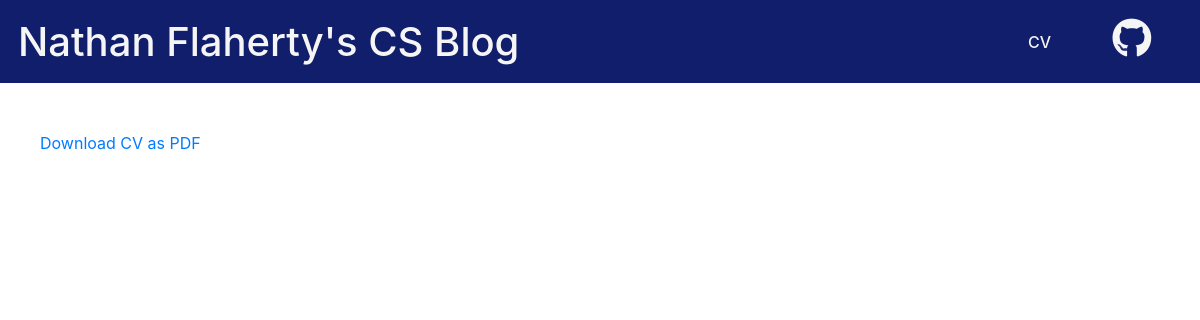
/cv/, run on an earlier commit of the app's database.
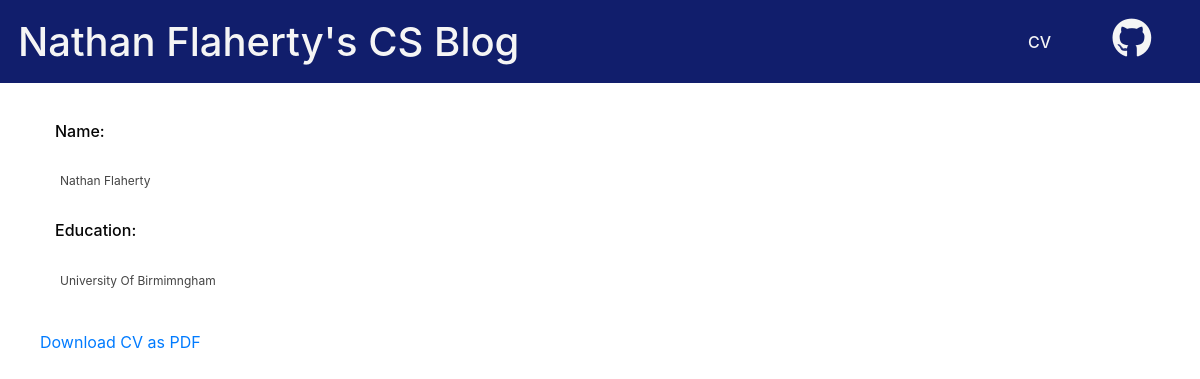
And on a later commit of the database.
### cv/models.py (models this page shows, shortened)
class CvItem(models.Model):
    title = models.CharField(max_length=200)
    text=models.TextField()
    created_date = models.DateTimeField(default=timezone.now)
    published_date = models.DateTimeField(blank=True, null=True)

### cv/views.py (the view)
# urls.py: path('cv/', include('cv.urls')),
def cv(request):
    CVItems = CvItem.objects.filter(published_date__lte=timezone.now()).order_by('published_date')
    return render(request,'cv/cv.html', {'CVItems': CVItems})

### cv/templates/cv/cv.html
{% extends 'base.html' %}
{%block content%}
{%for cvitem in CVItems%}
<h3>{{cvitem.title}}:</h3> <p>{{cvitem.text|linebreaks}}</p>
{%endfor%}
<br />
<a href='http://nathanflaherty.co.uk/NathanFlahertyCV.pdf'>Download CV as PDF<p></p></a>
{%endblock%}

What changed in the data, as far as the page shows it:
added CvItem: title "Name", text "Nathan Flaherty"
added CvItem: title "Education", text "University Of Birmimngham"
